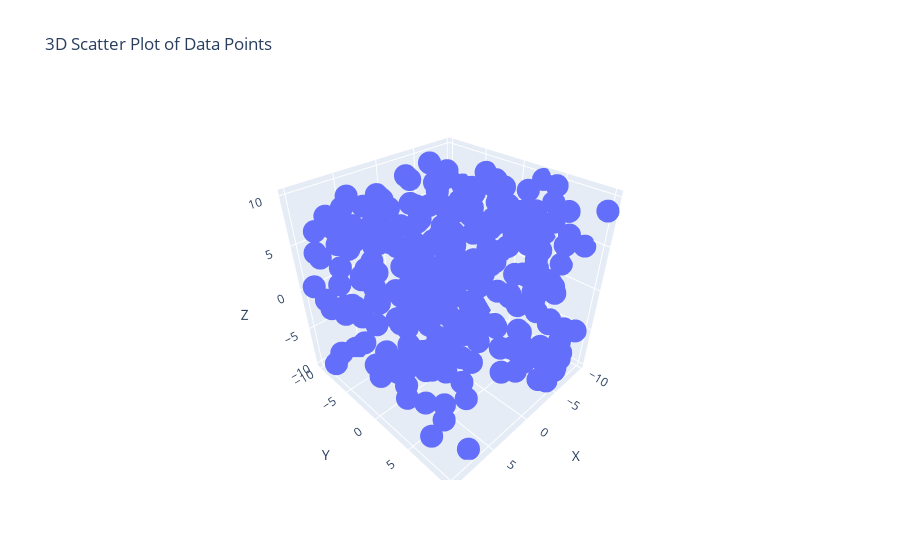

Here is the notebook cell this chart was saved with:
### Code cell
# Plotly Assignment
# 1. Using the given dataset, to generate a 3D scatter plot to visualize the distribution of data points in a threedimensional space.

import numpy as np
import pandas as pd
import plotly.express as px

np.random.seed(30)
data = {
    'X': np.random.uniform(-10, 10, 300),
    'Y': np.random.uniform(-10, 10, 300),
    'Z': np.random.uniform(-10, 10, 300)
}
df = pd.DataFrame(data)

fig = px.scatter_3d(df, x='X', y='Y', z='Z', title="3D Scatter Plot of Data Points")
fig.show()

### Figure 1 — Plotly figure (JSON) as saved in the notebook; plotly's stock layout.template omitted (floating-point values rounded to 4 significant figures; data arrays with more than 128 entries replaced by an {"elided": "..."} marker saying what was removed)
{"data": [{"hovertemplate": "X=%{x}<br>Y=%{y}<br>Z=%{z}<extra></extra>", "legendgroup": "", "marker": {"color": "#636efa", "symbol": "circle"}, "mode": "markers", "name": "", "scene": "scene", "showlegend": false, "type": "scatter3d", "x": {"elided": "300 float values"}, "y": {"elided": "300 float values"}, "z": {"elided": "300 float values"}}], "layout": {"legend": {"tracegroupgap": 0}, "scene": {"domain": {"x": [0, 1], "y": [0, 1]}, "xaxis": {"title": {"text": "X"}}, "yaxis": {"title": {"text": "Y"}}, "zaxis": {"title": {"text": "Z"}}}, "title": {"text": "3D Scatter Plot of Data Points"}}}
